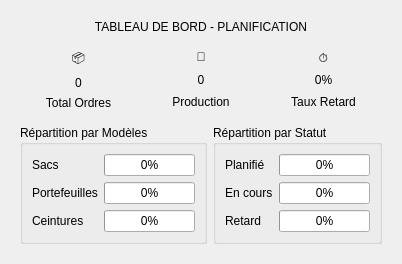
          <widget class="QWidget" name="tab_planif_stats">
           <attribute name="title">
            <string>📊 Tableau de Bord</string>
           </attribute>
           <layout class="QVBoxLayout" name="vl_tab_stats">
            <property name="margin" stdset="0">
             <number>20</number>
            </property>
            <item>
             <widget class="QLabel" name="lbl_title_s">
              <property name="text">
               <string>TABLEAU DE BORD - PLANIFICATION</string>
              </property>
              <property name="alignment">
               <set>Qt::AlignmentFlag::AlignCenter</set>
              </property>
             </widget>
            </item>
            <item>
             <layout class="QHBoxLayout" name="hl_stats_kpi">
              <item>
               <widget class="QFrame" name="st1">
                <property name="class" stdset="0">
                 <string>stat_card</string>
                </property>
                <layout class="QVBoxLayout" name="v_s1">
                 <item>
                  <widget class="QLabel" name="ico_plan_1">
                   <property name="text">
                    <string>📦</string>
                   </property>
                   <property name="alignment">
                    <set>Qt::AlignmentFlag::AlignCenter</set>
                   </property>
                  </widget>
                 </item>
                 <item>
                  <widget class="QLabel" name="lbl_stat_total_cmd">
                   <property name="text">
                    <string>0</string>
                   </property>
                   <property name="alignment">
                    <set>Qt::AlignmentFlag::AlignCenter</set>
                   </property>
                   <property name="class" stdset="0">
                    <string>stat_val</string>
                   </property>
                  </widget>
                 </item>
                 <item>
                  <widget class="QLabel" name="lbl_t1">
                   <property name="text">
                    <string>Total Ordres</string>
                   </property>
                   <property name="alignment">
                    <set>Qt::AlignmentFlag::AlignCenter</set>
                   </property>
                  </widget>
                 </item>
                </layout>
               </widget>
              </item>
              <item>
               <widget class="QFrame" name="st2">
                <property name="class" stdset="0">
                 <string>stat_card</string>
                </property>
                <layout class="QVBoxLayout" name="v_s2">
                 <item>
                  <widget class="QLabel" name="ico_plan_2">
                   <property name="text">
                    <string>🧵</string>
                   </property>
                   <property name="alignment">
                    <set>Qt::AlignmentFlag::AlignCenter</set>
                   </property>
                  </widget>
                 </item>
                 <item>
                  <widget class="QLabel" name="lbl_stat_total_qty">
                   <property name="text">
                    <string>0</string>
                   </property>
                   <property name="alignment">
                    <set>Qt::AlignmentFlag::AlignCenter</set>
                   </property>
                   <property name="class" stdset="0">
                    <string>stat_val</string>
                   </property>
                  </widget>
                 </item>
                 <item>
                  <widget class="QLabel" name="lbl_t2">
                   <property name="text">
                    <string>Production</string>
                   </property>
                   <property name="alignment">
                    <set>Qt::AlignmentFlag::AlignCenter</set>
                   </property>
                  </widget>
                 </item>
                </layout>
               </widget>
              </item>
              <item>
               <widget class="QFrame" name="st3">
                <property name="class" stdset="0">
                 <string>stat_card</string>
                </property>
                <layout class="QVBoxLayout" name="v_s3">
                 <item>
                  <widget class="QLabel" name="ico_plan_3">
                   <property name="text">
                    <string>⏱️</string>
                   </property>
                   <property name="alignment">
                    <set>Qt::AlignmentFlag::AlignCenter</set>
                   </property>
                  </widget>
                 </item>
                 <item>
                  <widget class="QLabel" name="lbl_stat_retard">
                   <property name="text">
                    <string>0%</string>
                   </property>
                   <property name="alignment">
                    <set>Qt::AlignmentFlag::AlignCenter</set>
                   </property>
                   <property name="class" stdset="0">
                    <string>stat_val</string>
                   </property>
                  </widget>
                 </item>
                 <item>
                  <widget class="QLabel" name="lbl_t3">
                   <property name="text">
                     <string>Taux Retard</string>
                   </property>
                   <property name="alignment">
                    <set>Qt::AlignmentFlag::AlignCenter</set>
                   </property>
                  </widget>
                 </item>
                </layout>
               </widget>
              </item>
             </layout>
            </item>
            <item>
             <layout class="QHBoxLayout" name="hl_charts_planif">
              <item>
               <widget class="QGroupBox" name="gb_charts">
                <property name="title">
                 <string>Répartition par Modèles</string>
                </property>
                <layout class="QFormLayout" name="fl_charts">
                 <item row="0" column="0">
                  <widget class="QLabel" name="l_c1">
                   <property name="text">
                    <string>Sacs</string>
                   </property>
                  </widget>
                 </item>
                 <item row="0" column="1">
                  <widget class="QProgressBar" name="pb_sac">
                   <property name="value">
                    <number>0</number>
                   </property>
                  </widget>
                 </item>
                 <item row="1" column="0">
                  <widget class="QLabel" name="l_c2">
                   <property name="text">
                    <string>Portefeuilles</string>
                   </property>
                  </widget>
                 </item>
                 <item row="1" column="1">
                  <widget class="QProgressBar" name="pb_portefeuille">
                   <property name="value">
                    <number>0</number>
                   </property>
                  </widget>
                 </item>
                 <item row="2" column="0">
                  <widget class="QLabel" name="l_c3">
                   <property name="text">
                    <string>Ceintures</string>
                   </property>
                  </widget>
                 </item>
                 <item row="2" column="1">
                  <widget class="QProgressBar" name="pb_ceinture">
                   <property name="value">
                    <number>0</number>
                   </property>
                  </widget>
                 </item>
                </layout>
               </widget>
              </item>
              <item>
               <widget class="QGroupBox" name="gb_charts_statut">
                <property name="title">
                 <string>Répartition par Statut</string>
                </property>
                <layout class="QFormLayout" name="fl_statut">
                 <item row="0" column="0">
                  <widget class="QLabel" name="l_cmd_plan">
                   <property name="text">
                    <string>Planifié</string>
                   </property>
                  </widget>
                 </item>
                 <item row="0" column="1">
                  <widget class="QProgressBar" name="pb_cmd_plan">
                   <property name="value">
                    <number>0</number>
                   </property>
                  </widget>
                 </item>
                 <item row="1" column="0">
                  <widget class="QLabel" name="l_cmd_cours">
                   <property name="text">
                    <string>En cours</string>
                   </property>
                  </widget>
                 </item>
                 <item row="1" column="1">
                  <widget class="QProgressBar" name="pb_cmd_cours">
                   <property name="value">
                    <number>0</number>
                   </property>
                  </widget>
                 </item>
                 <item row="2" column="0">
                  <widget class="QLabel" name="l_cmd_ret">
                   <property name="text">
                    <string>Retard</string>
                   </property>
                  </widget>
                 </item>
                 <item row="2" column="1">
                  <widget class="QProgressBar" name="pb_cmd_ret">
                   <property name="value">
                    <number>0</number>
                   </property>
                  </widget>
                 </item>
                </layout>
               </widget>
              </item>
             </layout>
            </item>
           </layout>
          </widget>
